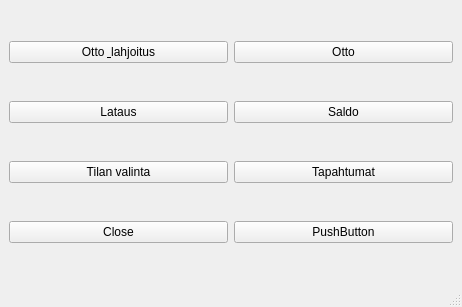
<?xml version="1.0" encoding="UTF-8"?>
<ui version="4.0">
 <class>MainWindow</class>
 <widget class="QMainWindow" name="MainWindow">
  <property name="geometry">
   <rect>
    <x>0</x>
    <y>0</y>
    <width>462</width>
    <height>307</height>
   </rect>
  </property>
  <property name="windowTitle">
   <string>MainWindow</string>
  </property>
  <widget class="QWidget" name="centralwidget">
   <layout class="QHBoxLayout" name="horizontalLayout">
    <item>
     <layout class="QGridLayout" name="gridLayout">
      <item row="2" column="0">
       <widget class="QPushButton" name="B2">
        <property name="text">
         <string>Lataus</string>
        </property>
       </widget>
      </item>
      <item row="3" column="1">
       <widget class="QPushButton" name="B7">
        <property name="text">
         <string>Tapahtumat</string>
        </property>
       </widget>
      </item>
      <item row="4" column="1">
       <widget class="QPushButton" name="B8">
        <property name="text">
         <string>PushButton</string>
        </property>
       </widget>
      </item>
      <item row="1" column="1">
       <widget class="QPushButton" name="B5">
        <property name="text">
         <string>Otto</string>
        </property>
       </widget>
      </item>
      <item row="4" column="0">
       <widget class="QPushButton" name="B4">
        <property name="text">
         <string>Close</string>
        </property>
       </widget>
      </item>
      <item row="3" column="0">
       <widget class="QPushButton" name="B3">
        <property name="text">
         <string>Tilan valinta</string>
        </property>
       </widget>
      </item>
      <item row="2" column="1">
       <widget class="QPushButton" name="B6">
        <property name="text">
         <string>Saldo</string>
        </property>
       </widget>
      </item>
      <item row="1" column="0">
       <widget class="QPushButton" name="B1">
        <property name="text">
         <string>Otto &amp; lahjoitus</string>
        </property>
       </widget>
      </item>
     </layout>
    </item>
   </layout>
  </widget>
  <widget class="QMenuBar" name="menubar">
   <property name="geometry">
    <rect>
     <x>0</x>
     <y>0</y>
     <width>462</width>
     <height>21</height>
    </rect>
   </property>
  </widget>
  <widget class="QStatusBar" name="statusbar"/>
 </widget>
 <resources/>
 <connections/>
</ui>
